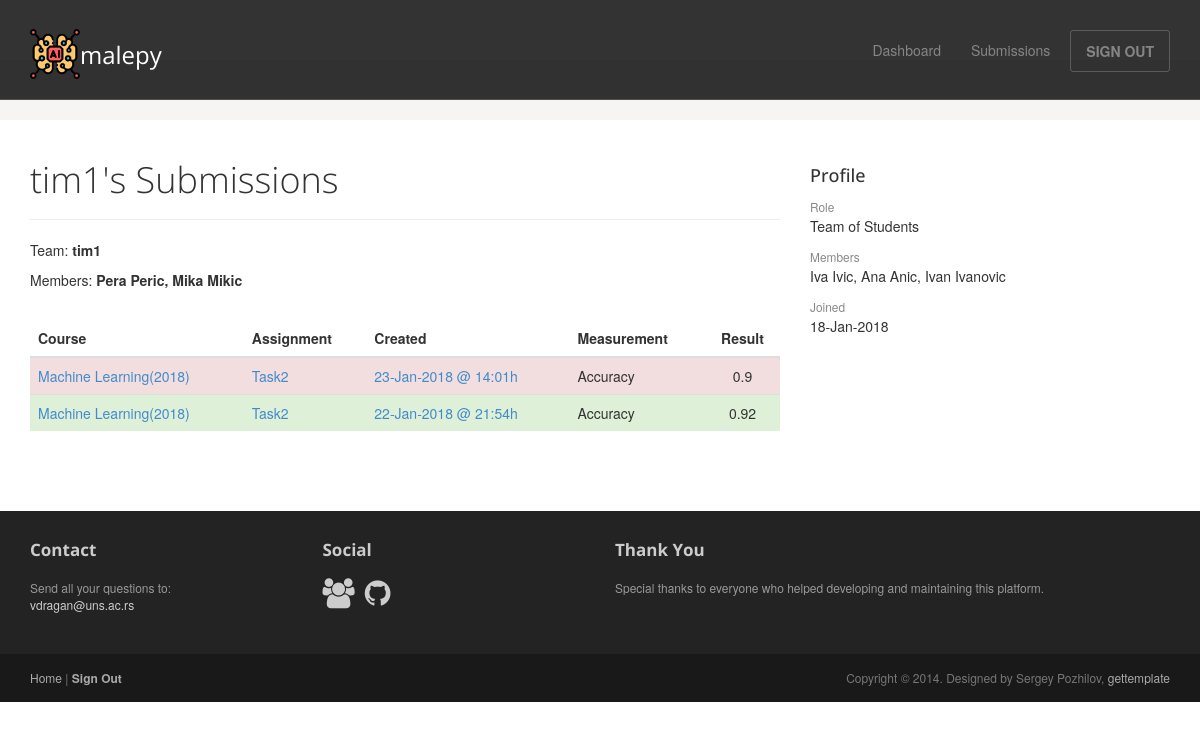
Page /history/2/ (signed in) on the committed database.
### malepy/models.py (models this page shows, shortened)
class User(AbstractUser):
    user_role = models.IntegerField(null=False, blank=False, default=0)  # 0 = teacher, 1 = student
    members = models.CharField(max_length=200, null=True, blank=True)

class Submission(models.Model):
    created = models.DateTimeField(auto_now=True, null=False, blank=False)
    submitted_file = models.FileField(null=False, blank=False, upload_to=submitted_file_name, default='my_file')
    valid = models.BooleanField(null=False, blank=False, default=False)
    result = models.FloatField(null=True, blank=True, validators=[MinValueValidator(0)])
    approved = models.BooleanField(null=False, blank=False, default=True)
    user = models.ForeignKey(User, null=False, blank=False)
    assignment = models.ForeignKey(Assignment, on_delete=models.CASCADE, null=False, blank=False)

class Assignment(models.Model):
    SORTING_CHOICES = (
        ('Asc', 'Asc'),
        ('Desc', 'Desc')
    )
    name = models.CharField(max_length=100, null=True, blank=True)
    name_en = models.CharField(max_length=100, null=False, blank=False)
    description = models.CharField(max_length=2000, null=True, blank=True)
    description_en = models.CharField(max_length=2000, null=False, blank=False)
    folder = models.CharField(max_length=100, null=False, blank=False, default='undecided')
    training = models.FileField(null=True, blank=True, upload_to=assignment_data_set_directory)
    fake_testing = models.FileField(null=True, blank=True, upload_to=assignment_data_set_directory)
    testing = models.FileField(null=True, blank=True, upload_to=assignment_data_set_directory)
    starting = models.DateTimeField(null=True, blank=True)
    ending = models.DateTimeField(null=True, blank=True)
    measurement = models.CharField(max_length=50, null=False, blank=False, default='Accuracy')
    sorting = models.CharField(max_length=4, null=False, blank=False, default='Asc', choices=SORTING_CHOICES)
    threshold = models.FloatField(null=True, blank=True)
    course = models.ForeignKey(Course, on_delete=models.CASCADE, null=False, blank=False)

class Course(models.Model):
    name = models.CharField(max_length=50, null=False, blank=False)
    year = models.IntegerField(null=False, blank=False, validators=[MinValueValidator(0)])
    users = models.ManyToManyField(
        User,
        through='Enrollment',
    )

### malepy/views.py (the view)
# urls.py: url(r'^history/(?P<user_id>[0-9]+)/$', views.history, name='history'),
@login_required(login_url='/')
def history(request, user_id):
    this_user = get_object_or_404(User, pk=user_id)
    submissions = Submission.objects.filter(user=this_user).order_by('-created')
    context = {"display_user": this_user, "submissions": submissions}
    return render(request, 'malepy/history.html', context=context)

### malepy/templates/malepy/history.html
{% extends "malepy/user_base.html" %}
{% block article %}
    <header class="page-header">
        <h1 class="page-title">{{ display_user.username }}'s Submissions</h1>
    </header>
    {% if user.id != display_user.id %}
        {% if display_user.members %}
            <p>Team: <b>{{ display_user.username }}</b></p>
            <p>Members: <b>{{ display_user.members }}</b></p>
        {% else %}
            <p>Student: <b>{{ display_user.first_name }} {{ display_user.last_name }}</b></p>
        {% endif %}
        <br>
    {% endif %}
    <table class="table">
        <thead>
            <th>Course</th>
            <th>Assignment</th>
            <th>Created</th>
            <th>Measurement</th>
            <th class="text-center">Result</th>
        </thead>
        <tbody>
            {% for submission in submissions %}
                {% if submission.approved %}
                    <tr class="bg-success">
                {% else %}
                    <tr class="bg-danger">
                {% endif %}
                <td><a href="{% url 'malepy:course' submission.assignment.course.id %}">{{ submission.assignment.course.name }}({{ submission.assignment.course.year }})</a></td>
                <td><a href="{% url 'malepy:assignment' submission.assignment.id %}">{{ submission.assignment.name_en }}</a></td>
                <td><a href="{% url 'malepy:submission' submission.id %}">{{ submission.created| date:"d-M-Y @ H:i" }}h</a></td>
                <td>{{ submission.assignment.measurement }}</td>
                <td class="text-center">{{ submission.result }}</td>
            </tr>
            {% endfor %}
        </tbody>
    </table>
{% endblock %}

### malepy/templates/malepy/user_base.html (shortened to what this page needs)
<!DOCTYPE html>
<html lang="en">
<head>
    {% load staticfiles %}
	<link rel="stylesheet" href="{% static 'malepy/css/bootstrap.min.css' %}">
	<link rel="stylesheet" href="{% static 'malepy/css/font-awesome.min.css' %}">
	<link rel="stylesheet" href="{% static 'malepy/css/bootstrap-theme.css' %}" media="screen" >
	<link rel="stylesheet" href="{% static 'malepy/css/main.css' %}">
</head>
<body class="home">
	<div class="navbar navbar-inverse navbar-fixed-top headroom" >
		<div class="container">
			<div class="navbar-header">
				<a class="navbar-brand" href="/"><img src="{% static 'malepy/images/artificial-intelligence.png' %}" alt="MaLePY Platform">malepy</a>
			</div>
			<div class="navbar-collapse collapse">
				<ul class="nav navbar-nav pull-right">
					<li><a href="{% url 'malepy:dashboard' %}">Dashboard</a></li>
                    {% if user.user_role %}
                        <li><a href="{% url 'malepy:history' user.id %}">Submissions</a></li>
                    {% endif %}
					<li><a class="btn" href="{% url 'malepy:logout' %}">SIGN OUT</a></li>
				</ul>
			</div>
		</div>
	</div>
     <div class="jumbotron top-space">
    </div>
	<div class="container">
		<div class="row">
			<article class="col-sm-8 maincontent">
				{% block article %}
                {% endblock %}
			</article>
			<aside class="col-sm-4 sidebar sidebar-right">
				<div class="widget">
					<h4>Profile</h4>
					<ul class="list-unstyled list-spaces">
                        {% if user.user_role %}
                            {% if user.members %}
                                <li><span class="small text-muted">Role</span><p>Team of Students</p></li>
                                <li><span class="small text-muted">Members</span><p>{{ user.members }}</p>
                                </li>
                            {% else %}
                                <li><span class="small text-muted">Role</span><p>Student</p></li>
                                <li><span class="small text-muted">Name</span><p>{{ user.first_name }} {{ user.last_name }}</p></li>
                            {% endif %}
                        {% else %}
                            <li><span class="small text-muted">Role</span><p>Teacher</p></li>
                            <li><span class="small text-muted">Name</span><p>{{ user.first_name }} {{ user.last_name }}</p></li>
                        {% endif %}
                        <li><span class="small text-muted">Joined</span><p>{{ user.date_joined|date:"d-M-Y" }}</p></li>
					</ul>
				</div>
			</aside>
		</div>
	</div>
	<footer id="footer" class="top-space">
		<div class="footer1">
			<div class="container">
				<div class="row">
					<div class="col-md-3 widget">
						<h3 class="widget-title">Contact</h3>
						<div class="widget-body">
							<p>Send all your questions to:<br>
								<a href="mailto:vdragan@uns.ac.rs">vdragan@uns.ac.rs</a><br>
							</p>
						</div>
					</div>
					<div class="col-md-3 widget">
						<h3 class="widget-title">Social</h3>
						<div class="widget-body">
							<p class="follow-me-icons">
								<a href="http://informatika.ftn.uns.ac.rs/"><i class="fa fa-group fa-2"></i></a>
								<a href="https://github.com/ftn-ai-lab/"><i class="fa fa-github fa-2"></i></a>
							</p>
						</div>
					</div>
					<div class="col-md-6 widget">
						<h3 class="widget-title">Thank You</h3>
						<div class="widget-body">
                            <p>Special thanks to everyone who helped developing and maintaining this platform.</p>
						</div>
					</div>
				</div>
			</div>
		</div>
		<div class="footer2">
			<div class="container">
				<div class="row">
					<div class="col-md-6 widget">
						<div class="widget-body">
							<p class="simplenav">
								<a href="/">Home</a> |
								<b><a href="{% url 'malepy:logout' %}">Sign Out</a></b>
							</p>
						</div>
					</div>
					<div class="col-md-6 widget">
						<div class="widget-body">
							<p class="text-right">
								Copyright &copy; 2014. Designed by Sergey Pozhilov, <a href="http://gettemplate.com/" rel="designer">gettemplate</a>
							</p>
						</div>
					</div>
				</div>
			</div>
		</div>
	</footer>
</body>
</html>

### malepy/static/malepy/css/main.css (style rules this page uses)
.headroom { -webkit-transition: all 0.4s ease-out; -moz-transition: all 0.4s ease-out; -o-transition: all 0.4s ease-out; transition: all 0.4s ease-out; }
h1, h2, h3, h4, h5, h6 { font-family:"Open sans", Helvetica, Arial; }
h1, .h1, h2, .h2, h3, .h3 { margin-top:30px; }
.page-title { margin-top:20px; font-weight:300; }
.text-muted { color:#888; }
ul.list-spaces li { margin-bottom:10px; }
.top-space { margin-top: 60px; }
img { max-width:100%; }
.sidebar { padding-top:36px; padding-bottom:30px; }
.sidebar .widget { margin-bottom:20px; }
.footer1 { background: #232323; padding: 30px 0 0 0; font-size: 12px; color: #999; }
.footer1 a { color: #ccc; }
.footer1 .widget { margin-bottom:30px; }
.footer1 .widget-title { font-size: 17px; font-weight: bold; color: #ccc; margin: 0 0 20px; }
.follow-me-icons { font-size:30px; }
.follow-me-icons i { float:left; margin:0 10px 0 0; }
.footer2 { background: #191919; padding: 15px 0; color: #777; font-size: 12px; }
.footer2 a { color: #aaa; }
.footer2 p { margin: 0; }

### rows in the picture
User: username "tim1", members "Pera Peric, Mika Mikic"
Submission: assignment.course.name "Machine Learning", assignment.course.year "2018", assignment.name_en "Task2", created "23-Jan-2018 @ 14:01", assignment.measurement "Accuracy", result "0.9"
Submission: assignment.course.name "Machine Learning", assignment.course.year "2018", assignment.name_en "Task2", created "22-Jan-2018 @ 21:54", assignment.measurement "Accuracy", result "0.92"
User: members "Iva Ivic, Ana Anic, Ivan Ivanovic", date_joined "18-Jan-2018"
